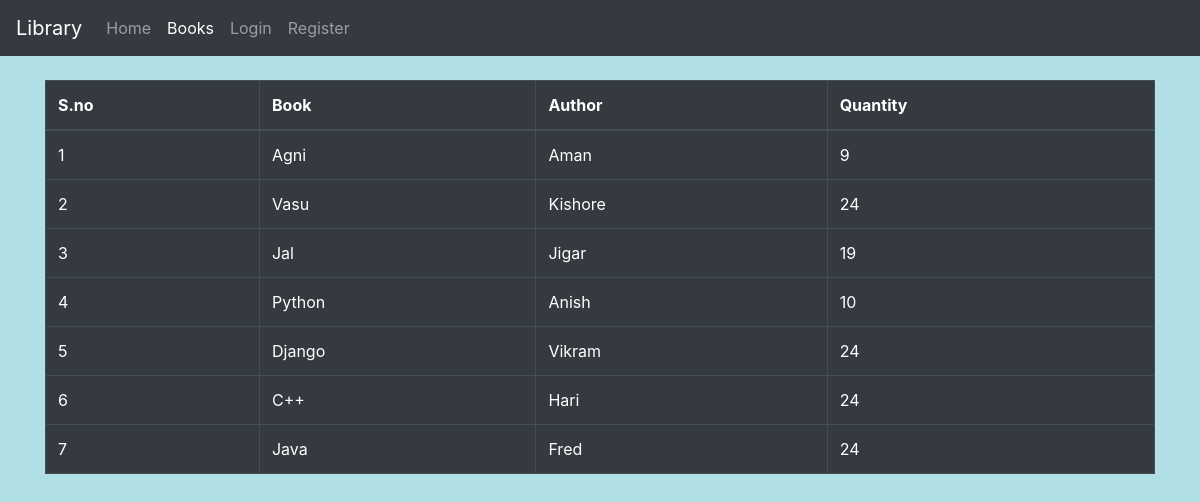
/books, run on the app's committed database.
### home/models.py (models this page shows, shortened)
class Book(models.Model):
    book_name = models.CharField(max_length=120)
    author_name = models.CharField(max_length=60)
    quantity = models.IntegerField()
    objects = models.Manager()

### home/views.py (the view)
# urls.py: path('books', views.books, name='books'),
def books(request):
    data = Book.objects.all()
    context = {"data": data}
    return render(request, "books.html", context)

### templates/books.html (shortened to what this page needs)
<!doctype html>
<html lang="en">
  <head>
    <link rel="stylesheet" href="https://cdn.jsdelivr.net/npm/bootstrap@4.6.2/dist/css/bootstrap.min.css">
  </head>
  <body style="background-color:powderblue;">
    <div >
      <nav class="navbar navbar-expand-lg navbar-dark bg-dark">
        <a class="navbar-brand" href="/">Library</a>
        <div class="collapse navbar-collapse" id="navbarSupportedContent">
          <ul class="navbar-nav mr-auto">
            <li class="nav-item ">
              <a class="nav-link" href="/">Home <span class="sr-only">(current)</span></a>
            </li>
            <li class="nav-item">
              <a class="nav-link active" href="books">Books</a>
            </li>
            <li class="nav-item">
              <a class="nav-link" href="logins">Login</a>
            </li>
            <li class="nav-item">
              <a class="nav-link" href="registration">Register</a>
            </li>
          </ul>
        </div>
      </nav>
    </div>
    <div class="container mt-4">
    <table class="table table-bordered table-dark">
  <thead>
    <tr>
      <th scope="col">S.no</th>
      <th scope="col">Book</th>
      <th scope="col">Author</th>
      <th scope="col">Quantity</th>
    </tr>
  </thead>
  <tbody>
    {% for d in data %}
    <tr>
      <td>{{ forloop.counter}}</td>
      <td>{{d.book_name}}</td>
      <td>{{d.author_name}}</td>
      <td>{{d.quantity}}</td>
    </tr>
    {% endfor %}
  </tbody>
</table>
    </div>
  </body>
</html>

### data on the page
Book: book_name "Agni", author_name "Aman", quantity "9"
Book: book_name "Vasu", author_name "Kishore", quantity "24"
Book: book_name "Jal", author_name "Jigar", quantity "19"
Book: book_name "Python", author_name "Anish", quantity "10"
Book: book_name "Django", author_name "Vikram", quantity "24"
Book: book_name "C++", author_name "Hari", quantity "24"
Book: book_name "Java", author_name "Fred", quantity "24"
